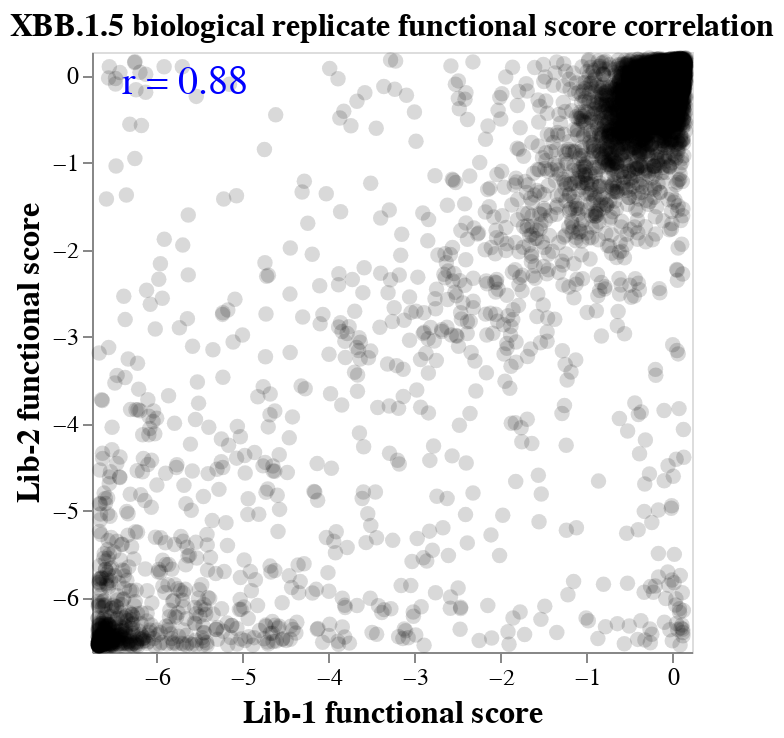

Write notebook code for a chart like this one.
### Code cell
slider_1 = alt.binding_range(
    min=XBB_func["times_seen"].min(),
    max=XBB_func["times_seen"].max(),
    step=1,
    name="times seen",
)    
selector_1 = alt.selection_point(
    name="SelectorName1",
    fields=["times_seen"],
    bind=slider_1,
    value= 3,
)


corr_base = (
    alt.Chart(XBB_func)
    .add_params(selector_1)
    .transform_filter(alt.datum["times_seen"] >= times_seen)
)



corr_chart = (
    (
        (
            corr_base
            .encode(
                x=alt.X("functional_effect_x",title="Lib-1 functional score", scale=alt.Scale(nice=False, padding=3)),
                y=alt.Y("functional_effect_y", title="Lib-2 functional score", scale=alt.Scale(nice=False, padding=3)),
                tooltip=XBB_func.columns.tolist(),
            )
            .mark_circle(color="black", size=60, opacity=0.15)
        )
        + (
            corr_base
            .transform_regression("functional_effect_x", "functional_effect_y", params=True)
            .transform_calculate(
                r=alt.expr.if_(
                    alt.datum["coef"][1] > 0,
                    alt.expr.sqrt(alt.datum["rSquared"]),
                    -alt.expr.sqrt(alt.datum["rSquared"]),
                ),
                r_text="r = " + alt.expr.format(alt.datum["r"], ".2f"),
            )
            .encode(
                text="r_text:N",
                x=alt.value(15),
                y=alt.value(15),
            )
            .mark_text(size=20, align="left", color="blue")
        )
    )
    .properties(
        width=300,
        height=300,
    )
    .configure_axis(grid=False, labelFontSize=12, titleFontSize=16)
    .properties(
        title=alt.TitleParams(
            "XBB.1.5 biological replicate functional score correlation",
            anchor="middle",
            fontSize=16,
        ),
    )
    .add_params(selector_1)
    .transform_filter(alt.datum["times_seen"] > selector_1["times_seen"])

)
corr_chart

### Figure 1 — Vega-Lite specification as saved in the notebook (floating-point values rounded to 4 significant figures; data arrays with more than 128 entries replaced by an {"elided": "..."} marker saying what was removed)
{"config": {"view": {"continuousWidth": 300, "continuousHeight": 300}, "axis": {"grid": false, "labelFontSize": 12, "titleFontSize": 16}}, "layer": [{"mark": {"type": "circle", "color": "black", "opacity": 0.15, "size": 60}, "encoding": {"tooltip": [{"field": "mutation", "type": "nominal"}, {"field": "functional_effect_x", "type": "quantitative"}, {"field": "functional_effect_y", "type": "quantitative"}, {"field": "times_seen", "type": "quantitative"}], "x": {"field": "functional_effect_x", "scale": {"nice": false, "padding": 3}, "title": "Lib-1 functional score", "type": "quantitative"}, "y": {"field": "functional_effect_y", "scale": {"nice": false, "padding": 3}, "title": "Lib-2 functional score", "type": "quantitative"}}, "name": "view_1", "transform": [{"filter": "(datum['times_seen'] >= 3)"}]}, {"mark": {"type": "text", "align": "left", "color": "blue", "size": 20}, "encoding": {"text": {"field": "r_text", "type": "nominal"}, "x": {"value": 15}, "y": {"value": 15}}, "transform": [{"filter": "(datum['times_seen'] >= 3)"}, {"on": "functional_effect_x", "regression": "functional_effect_y", "params": true}, {"calculate": "if((datum['coef'][1] > 0),sqrt(datum['rSquared']),(-sqrt(datum['rSquared'])))", "as": "r"}, {"calculate": "('r = ' + format(datum['r'],'.2f'))", "as": "r_text"}]}], "data": {"name": "data-aca9dfae4769feaf594faa2cdccf3d00"}, "height": 300, "params": [{"name": "SelectorName1", "select": {"type": "point", "fields": ["times_seen"]}, "bind": {"input": "range", "max": 127.5, "min": 3.0, "name": "times seen", "step": 1}, "value": 3, "views": ["view_1"]}], "title": {"text": "XBB.1.5 biological replicate functional score correlation", "anchor": "middle", "fontSize": 16}, "transform": [{"filter": "(datum['times_seen'] > SelectorName1['times_seen'])"}], "width": 300, "$schema": "https://vega.github.io/schema/vega-lite/v5.8.0.json", "datasets": {"data-aca9dfae4769feaf594faa2cdccf3d00": {"elided": "6989 records"}}}
